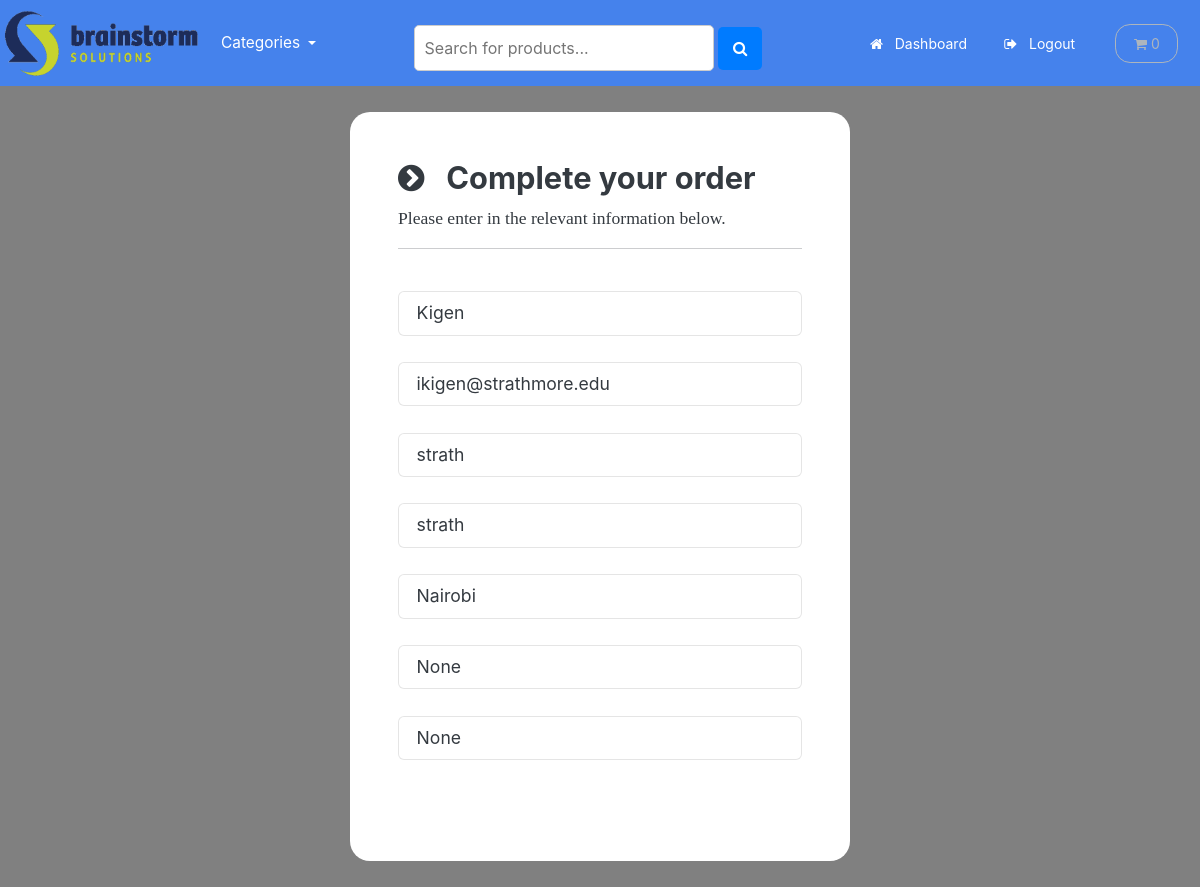
/payment/checkout (signed in), run on the app's committed database.
### payment/models.py (models this page shows, shortened)
class ShippingAddress(models.Model):
    full_name = models.CharField(max_length=300)
    email = models.EmailField(max_length=255)
    address1 = models.CharField(max_length=300)
    address2 = models.CharField(max_length=300)
    city = models.CharField(max_length=255)
    state = models.CharField(max_length=255, null=True, blank=True)
    zipcode = models.CharField(max_length=255, null=True, blank=True)
    user = models.ForeignKey(User, on_delete=models.CASCADE, null=True, blank=True)
    class Meta:
        verbose_name_plural = 'Shipping Address'

### payment/views.py (the view)
# urls.py: path('checkout', views.checkout, name='checkout'),
def checkout(request):
    if request.user.is_authenticated:
        try:
            shipping_address = ShippingAddress.objects.get(user=request.user.id)
            context = {'shipping': shipping_address}
            return render(request, 'payment/checkout.html', context=context)
        except:
            return render(request, 'payment/checkout.html')
    else:
        return render(request, 'payment/checkout.html')

### cart/cart.py (called while the page is built)
    def __len__(self):
        return sum(item['qty'] for item in self.cart.values())

    def get_total(self):
        return sum(Decimal(item['price']) * item['qty'] for item in self.cart.values())

### cart/context_processors.py (called while the page is built)
def cart(request):
    return {'cart': Cart(request)}

### store/models.py (called while the page is built)
    def get_absolute_url(self):
        return reverse('list-category', args=[self.slug])

### store/views.py (called while the page is built)
def categories(request):
    all_categories = Category.objects.all()
    return{'all_categories': all_categories}

### payment/templates/payment/checkout.html (shortened to what this page needs)
{% include "store/base.html" %}
{% load static %}
{% block content %}
    <body>
        <br>
        <div class="container bg-white shadow-md p-5" style="width:500px; border-radius:20px;">
            <form id="form" onsubmit="event.preventDefault();">
                <div>
                    <h3> <i class="fa fa-chevron-circle-right" aria-hidden="true"></i> &nbsp; Complete your order </h3>
                    <p> Please enter in the relevant information below. </p>
                    <hr>
                    <br>
                    <div class="form-field">
                        <input class="form-control validate" id="name" type="text" placeholder="Full name*" autocomplete="off" value="{{shipping.full_name}}" required>
                    </div>
                    <br>
                    <div class="form-field">
                        <input class="form-control validate" id="email" type="email" placeholder="Email address*" autocomplete="off" value="{{shipping.email}}" required>
                    </div>
                    <br>
                    <div class="form-field">
                        <input class="form-control validate" id="address1" type="text" placeholder="Address 1*" autocomplete="off" value="{{shipping.address1}}" required>
                    </div>
                    <br>
                    <div class="form-field">
                        <input class="form-control validate" id="address2" type="text" placeholder="Address 2*" autocomplete="off" value="{{shipping.address2}}" required>
                    </div>
                    <br>
                    <div class="form-field">
                        <input class="form-control validate" id="city" type="text" placeholder="City*" autocomplete="off" value="{{shipping.city}}" required>
                    </div>
                    <br>
                    <div class="form-field">
                        <input class="form-control" id="state" type="text" placeholder="State (Optional)" autocomplete="off" value="{{shipping.state}}">
                    </div>
                    <br>
                    <div class="form-field">
                        <input class="form-control" id="zipcode" type="text" placeholder="Zip code (Optional)" autocomplete="off" value="{{shipping.zipcode}}">
                    </div>
                </div>
                <br>
                <br>
            </form>
        </div>
        <br>
    </body>
{% endblock %}

### payment/templates/payment/checkout.html (style rules this page uses)
body { background-color: gray; }

### data on the page
ShippingAddress: full_name "Kigen", email "ikigen@strathmore.edu", address1 "strath", address2 "strath", city "Nairobi", state "None", zipcode "None"
